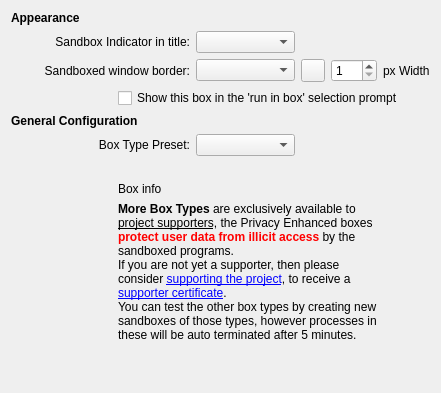
           <widget class="QWidget" name="tab_3">
            <attribute name="title">
             <string>Box Options</string>
            </attribute>
            <layout class="QGridLayout" name="gridLayout_27">
             <item row="1" column="0">
              <layout class="QGridLayout" name="gridLayout_8">
               <item row="0" column="0">
                <widget class="QLabel" name="label_7">
                 <property name="font">
                  <font>
                   <weight>75</weight>
                   <bold>true</bold>
                   <kerning>true</kerning>
                  </font>
                 </property>
                 <property name="text">
                  <string>Appearance</string>
                 </property>
                </widget>
               </item>
               <item row="1" column="3" colspan="2">
                <widget class="QComboBox" name="cmbBoxIndicator"/>
               </item>
               <item row="2" column="5">
                <widget class="QToolButton" name="btnBorderColor">
                 <property name="text">
                  <string/>
                 </property>
                </widget>
               </item>
               <item row="4" column="0" colspan="2">
                <widget class="QLabel" name="label_56">
                 <property name="font">
                  <font>
                   <weight>75</weight>
                   <bold>true</bold>
                   <kerning>true</kerning>
                  </font>
                 </property>
                 <property name="text">
                  <string>General Configuration</string>
                 </property>
                </widget>
               </item>
               <item row="5" column="3" colspan="2">
                <widget class="QComboBox" name="cmbBoxType"/>
               </item>
               <item row="5" column="0" colspan="3">
                <widget class="QLabel" name="label_57">
                 <property name="text">
                  <string>Box Type Preset:</string>
                 </property>
                 <property name="alignment">
                  <set>Qt::AlignRight|Qt::AlignTrailing|Qt::AlignVCenter</set>
                 </property>
                </widget>
               </item>
               <item row="1" column="0" colspan="3">
                <widget class="QLabel" name="label_20">
                 <property name="text">
                  <string>Sandbox Indicator in title:</string>
                 </property>
                 <property name="alignment">
                  <set>Qt::AlignRight|Qt::AlignTrailing|Qt::AlignVCenter</set>
                 </property>
                </widget>
               </item>
               <item row="2" column="7">
                <widget class="QLabel" name="label_14">
                 <property name="text">
                  <string>px Width</string>
                 </property>
                 <property name="alignment">
                  <set>Qt::AlignLeading|Qt::AlignLeft|Qt::AlignVCenter</set>
                 </property>
                </widget>
               </item>
               <item row="2" column="0" colspan="3">
                <widget class="QLabel" name="label_21">
                 <property name="text">
                  <string>Sandboxed window border:</string>
                 </property>
                 <property name="alignment">
                  <set>Qt::AlignRight|Qt::AlignTrailing|Qt::AlignVCenter</set>
                 </property>
                </widget>
               </item>
               <item row="7" column="1" colspan="6">
                <widget class="QLabel" name="lblBoxInfo">
                 <property name="text">
                  <string>Box info</string>
                 </property>
                 <property name="textFormat">
                  <enum>Qt::AutoText</enum>
                 </property>
                 <property name="wordWrap">
                  <bool>true</bool>
                 </property>
                </widget>
               </item>
               <item row="6" column="1" colspan="6">
                <widget class="QLabel" name="label_58">
                 <property name="text">
                  <string/>
                 </property>
                </widget>
               </item>
               <item row="2" column="6">
                <widget class="QSpinBox" name="spinBorderWidth">
                 <property name="minimum">
                  <number>1</number>
                 </property>
                 <property name="maximum">
                  <number>10</number>
                 </property>
                 <property name="value">
                  <number>1</number>
                 </property>
                </widget>
               </item>
               <item row="3" column="1" colspan="7">
                <widget class="QCheckBox" name="chkShowForRun">
                 <property name="text">
                  <string>Show this box in the 'run in box' selection prompt</string>
                 </property>
                </widget>
               </item>
               <item row="9" column="2" colspan="5">
                <spacer name="horizontalSpacer_2">
                 <property name="orientation">
                  <enum>Qt::Horizontal</enum>
                 </property>
                 <property name="sizeHint" stdset="0">
                  <size>
                   <width>40</width>
                   <height>20</height>
                  </size>
                 </property>
                </spacer>
               </item>
               <item row="2" column="3" colspan="2">
                <widget class="QComboBox" name="cmbBoxBorder"/>
               </item>
               <item row="0" column="1">
                <widget class="QLabel" name="label_30">
                 <property name="sizePolicy">
                  <sizepolicy hsizetype="Minimum" vsizetype="Minimum">
                   <horstretch>0</horstretch>
                   <verstretch>0</verstretch>
                  </sizepolicy>
                 </property>
                 <property name="maximumSize">
                  <size>
                   <width>16</width>
                   <height>16777215</height>
                  </size>
                 </property>
                 <property name="text">
                  <string/>
                 </property>
                </widget>
               </item>
               <item row="8" column="1" colspan="6">
                <widget class="QLabel" name="lblSupportCert">
                 <property name="text">
                  <string>&lt;b&gt;More Box Types&lt;/b&gt; are exclusively available to &lt;u&gt;project supporters&lt;/u&gt;, the Privacy Enhanced boxes &lt;b&gt;&lt;font color='red'&gt;protect user data from illicit access&lt;/font&gt;&lt;/b&gt; by the sandboxed programs.&lt;br /&gt;If you are not yet a supporter, then please consider &lt;a href=&quot;https://sandboxie-plus.com/go.php?to=sbie-get-cert&quot;&gt;supporting the project&lt;/a&gt;, to receive a &lt;a href=&quot;https://sandboxie-plus.com/go.php?to=sbie-cert&quot;&gt;supporter certificate&lt;/a&gt;.&lt;br /&gt;You can test the other box types by creating new sandboxes of those types, however processes in these will be auto terminated after 5 minutes.</string>
                 </property>
                 <property name="textFormat">
                  <enum>Qt::RichText</enum>
                 </property>
                 <property name="wordWrap">
                  <bool>true</bool>
                 </property>
                </widget>
               </item>
               <item row="9" column="1">
                <spacer name="verticalSpacer_17">
                 <property name="orientation">
                  <enum>Qt::Vertical</enum>
                 </property>
                 <property name="sizeHint" stdset="0">
                  <size>
                   <width>20</width>
                   <height>40</height>
                  </size>
                 </property>
                </spacer>
               </item>
              </layout>
             </item>
            </layout>
           </widget>
